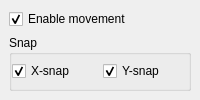
  <widget class="QDockWidget" name="DOCK_MOVEMENT">
   <property name="features">
    <set>QDockWidget::AllDockWidgetFeatures</set>
   </property>
   <property name="windowTitle">
    <string>Movement</string>
   </property>
   <attribute name="dockWidgetArea">
    <number>2</number>
   </attribute>
   <widget class="QWidget" name="dockWidgetContents_2">
    <layout class="QVBoxLayout" name="verticalLayout_2">
     <item>
      <widget class="QCheckBox" name="CHK_MOVE">
       <property name="statusTip">
        <string>Snap sequences to starts and ends of subsequences</string>
       </property>
       <property name="text">
        <string>Enable movement</string>
       </property>
       <property name="checked">
        <bool>true</bool>
       </property>
      </widget>
     </item>
     <item>
      <widget class="QGroupBox" name="groupBox_2">
       <property name="title">
        <string>Snap</string>
       </property>
       <layout class="QHBoxLayout" name="horizontalLayout_2">
        <property name="leftMargin">
         <number>0</number>
        </property>
        <property name="topMargin">
         <number>0</number>
        </property>
        <property name="rightMargin">
         <number>0</number>
        </property>
        <property name="bottomMargin">
         <number>0</number>
        </property>
        <item>
         <widget class="QCheckBox" name="CHK_MOVE_XSNAP">
          <property name="statusTip">
           <string>Snap sequences to starts and ends of subsequences</string>
          </property>
          <property name="text">
           <string>X-snap</string>
          </property>
          <property name="checked">
           <bool>true</bool>
          </property>
         </widget>
        </item>
        <item>
         <widget class="QCheckBox" name="CHK_MOVE_YSNAP">
          <property name="statusTip">
           <string>Snap sequences to Y grid</string>
          </property>
          <property name="text">
           <string>Y-snap</string>
          </property>
          <property name="checked">
           <bool>true</bool>
          </property>
         </widget>
        </item>
       </layout>
      </widget>
     </item>
    </layout>
   </widget>
  </widget>
